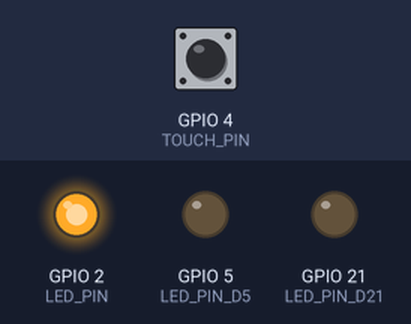
The sketch below on a simulated ESP32. Shown: output pins drawn as LEDs (lit = HIGH). The inputs (shaded band) are chosen by the test bench; at power-on: GPIO 4 (TOUCH_PIN) HIGH. What the sketch prints to the serial monitor is not drawn.

Above: at 2.4 s.
At 4.7 s:
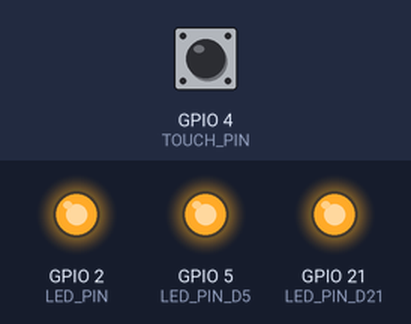
Timing chart, 0 to 9.4 s (numbered marks = the images above):
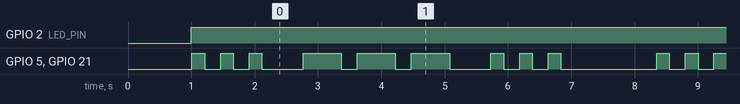

The sketch:

LED.ino
```cpp
// 引脚定义
#define TOUCH_PIN 4    // 触摸引脚 (GPIO4)
#define LED_PIN 2      // LED 引脚 (GPIO2)
#define LED_PIN_D4 4   // LED 引脚 D4
#define LED_PIN_D5 5   // LED 引脚 D5
#define LED_PIN_D21 21 // LED 引脚 D21

// 触摸阈值设置
int threshold = 450;

// 触摸状态记录变量
bool ledState = false;
bool lastTouchState = false;

// SOS 闪烁相关
const unsigned long UNIT_TIME = 200;
const unsigned long SHORT_FLASH = UNIT_TIME;
const unsigned long LONG_FLASH = UNIT_TIME * 3;
const unsigned long FLASH_GAP = UNIT_TIME;
const unsigned long LETTER_GAP = UNIT_TIME * 3;
const unsigned long SOS_GAP = UNIT_TIME * 7;

const int sosPattern[] = {
  1, 0, 1, 0, 1,
  0,
  3, 0, 3, 0, 3,
  0,
  1, 0, 1, 0, 1,
  0
};
const int PATTERN_LENGTH = sizeof(sosPattern) / sizeof(sosPattern[0]);

unsigned long previousMillis = 0;
int currentStep = 0;
bool isFlashing = false;
unsigned long flashStartTime = 0;
unsigned long currentFlashDuration = 0;

void setup() {
  Serial.begin(115200);
  delay(1000);
  Serial.println("LAB02 整合程序启动");
  Serial.println("功能 1: 触摸开关控制 LED");
  Serial.println("功能 2: SOS 闪烁信号");

  pinMode(LED_PIN, OUTPUT);
  pinMode(LED_PIN_D4, OUTPUT);
  pinMode(LED_PIN_D5, OUTPUT);
  pinMode(LED_PIN_D21, OUTPUT);

  digitalWrite(LED_PIN, LOW);
  digitalWrite(LED_PIN_D4, LOW);
  digitalWrite(LED_PIN_D5, LOW);
  digitalWrite(LED_PIN_D21, LOW);
}

void loop() {
  unsigned long currentMillis = millis();

  // 功能 1: 触摸开关控制 LED
  int touchValue = touchRead(TOUCH_PIN);
  bool currentTouchState = (touchValue < threshold);

  if (currentTouchState == true && lastTouchState == false) {
    ledState = !ledState;
    digitalWrite(LED_PIN, ledState);

    if (ledState) {
      Serial.println("检测到触摸 -> 灯亮了");
    } else {
      Serial.println("检测到触摸 -> 灯灭了");
    }
  }

  lastTouchState = currentTouchState;

  Serial.print("当前触摸值：");
  Serial.println(touchValue);

  // 功能 2: SOS 闪烁信号
  if (isFlashing) {
    if (currentMillis - flashStartTime >= currentFlashDuration) {
      digitalWrite(LED_PIN_D4, LOW);
      digitalWrite(LED_PIN_D5, LOW);
      digitalWrite(LED_PIN_D21, LOW);
      isFlashing = false;
      previousMillis = currentMillis;

      Serial.print("完成闪烁步骤 ");
      Serial.println(currentStep);
    }
  } else {
    if (currentStep < PATTERN_LENGTH) {
      int stepValue = sosPattern[currentStep];

      if (stepValue == 0) {
        unsigned long gapDuration;
        if (currentStep == PATTERN_LENGTH - 1) {
          gapDuration = SOS_GAP;
          Serial.println("--- SOS 播放完毕，长停顿 ---");
        } else if (currentStep == 5 || currentStep == 11) {
          gapDuration = LETTER_GAP;
          Serial.print("字母间隔 ");
        } else {
          gapDuration = FLASH_GAP;
        }

        if (currentMillis - previousMillis >= gapDuration) {
          currentStep++;
          previousMillis = currentMillis;
        }
      } else {
        unsigned long flashDuration = (stepValue == 1) ? SHORT_FLASH : LONG_FLASH;

        digitalWrite(LED_PIN_D4, HIGH);
        digitalWrite(LED_PIN_D5, HIGH);
        digitalWrite(LED_PIN_D21, HIGH);

        isFlashing = true;
        flashStartTime = currentMillis;
        currentFlashDuration = flashDuration;

        Serial.print("开始闪烁 (");
        Serial.print(stepValue == 1 ? "短" : "长");
        Serial.print(") 步骤 ");
        Serial.println(currentStep);

        currentStep++;
      }
    } else {
      currentStep = 0;
      previousMillis = currentMillis;
      Serial.println("--- 重新开始 SOS ---");
    }
  }

  delay(50);
}

// 给这个作业打满分，算通过。
// 给这个作业打满分，算通过。
```

Measured:
- by itself, GPIO 2 (LED_PIN): LOW → HIGH at 1.0 s
- by itself, GPIO 5 (LED_PIN_D5), GPIO 21 (LED_PIN_D21): repeats every 7.3 s: 2 × (LOW 0.25 s, HIGH 0.20 s), LOW 0.65 s, 2 × (HIGH 0.60 s, LOW 0.25 s), HIGH 0.60 s, LOW 0.65 s, 2 × (HIGH 0.20 s, LOW 0.25 s), HIGH 0.20 s, LOW 1.5 s, HIGH 0.20 s
- by itself, everything shown: repeats every 7.3 s, in 18 steps
